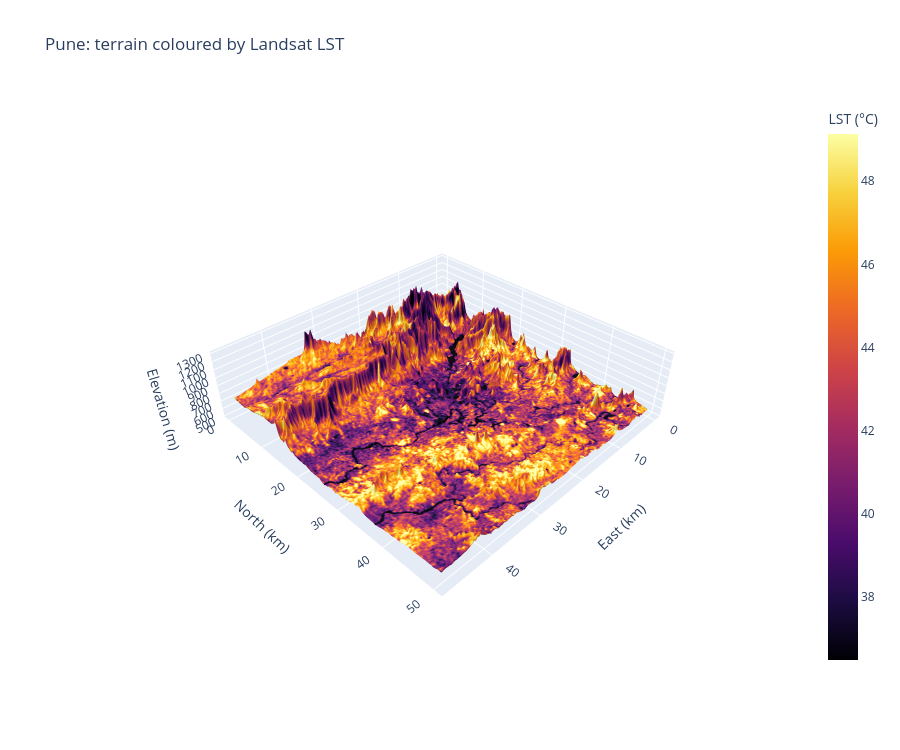
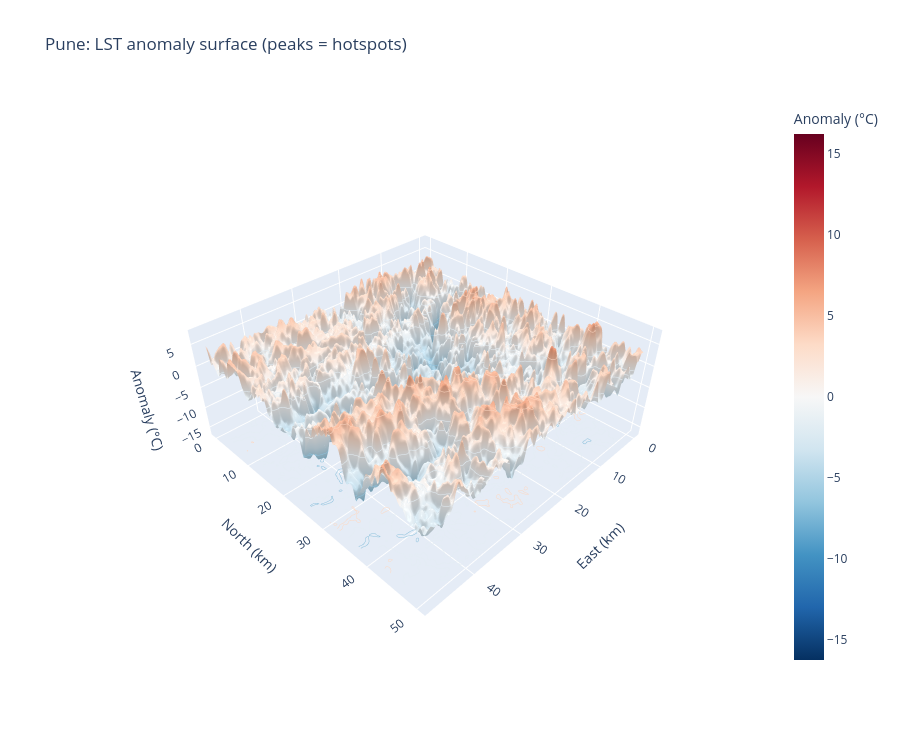

Notebook code cell kept with these figures, in order:
### Code cell
import numpy as np, plotly.graph_objects as go
from scipy.ndimage import gaussian_filter

f = 5   # 30 m -> 150 m; use 8 or 10 if the browser is slow

z = elev.sortby("y").coarsen(y=f, x=f, boundary="trim").mean()
t = lst_mean.sortby("y").coarsen(y=f, x=f, boundary="trim").mean()

X = (z.x.values - z.x.values.min()) / 1000      # km east
Y = (z.y.values - z.y.values.min()) / 1000      # km north
Z = z.values
T = t.values

# ---------- View 1: terrain coloured by temperature ----------
fig1 = go.Figure(go.Surface(
    x=X, y=Y, z=Z, surfacecolor=T, colorscale="Inferno",
    cmin=np.nanpercentile(T, 2), cmax=np.nanpercentile(T, 98),
    colorbar=dict(title="LST (°C)")))
fig1.update_layout(
    title="Pune: terrain coloured by Landsat LST",
    scene=dict(xaxis_title="East (km)", yaxis_title="North (km)",
               zaxis_title="Elevation (m)",
               aspectmode="manual", aspectratio=dict(x=1, y=1, z=0.25)),
    height=750)
fig1.write_html("pune_3d_terrain_lst.html")
fig1.show()

# ---------- View 2: LST anomaly as the height (peaks = hotspots) ----------
A = np.where(np.isnan(T), np.nanmean(T), T)
anom = gaussian_filter(A - np.nanmean(A), sigma=1.5)

fig2 = go.Figure(go.Surface(
    x=X, y=Y, z=anom, colorscale="RdBu_r", cmid=0,
    colorbar=dict(title="Anomaly (°C)"),
    contours=dict(z=dict(show=True, usecolormap=True, project_z=True))))
fig2.update_layout(
    title="Pune: LST anomaly surface (peaks = hotspots)",
    scene=dict(xaxis_title="East (km)", yaxis_title="North (km)",
               zaxis_title="Anomaly (°C)",
               aspectmode="manual", aspectratio=dict(x=1, y=1, z=0.4)),
    height=750)
fig2.write_html("pune_3d_hotspot_surface.html")
fig2.show()

### Figure 1 — Plotly figure (JSON) as saved in the notebook; plotly's stock layout.template omitted (floating-point values rounded to 4 significant figures; data arrays with more than 128 entries replaced by an {"elided": "..."} marker saying what was removed)
{"data": [{"cmax": 49.13, "cmin": 36.48, "colorbar": {"title": {"text": "LST (°C)"}}, "colorscale": [[0, "#000004"], [0.1111, "#1b0c41"], [0.2222, "#4a0c6b"], [0.3333, "#781c6d"], [0.4444, "#a52c60"], [0.5556, "#cf4446"], [0.6667, "#ed6925"], [0.7778, "#fb9b06"], [0.8889, "#f7d13d"], [1, "#fcffa4"]], "surfacecolor": {"elided": "334x319 float values"}, "type": "surface", "x": {"elided": "319 float values"}, "y": {"elided": "334 float values"}, "z": {"elided": "334x319 float values"}}], "layout": {"height": 750, "scene": {"aspectmode": "manual", "aspectratio": {"x": 1, "y": 1, "z": 0.25}, "xaxis": {"title": {"text": "East (km)"}}, "yaxis": {"title": {"text": "North (km)"}}, "zaxis": {"title": {"text": "Elevation (m)"}}}, "title": {"text": "Pune: terrain coloured by Landsat LST"}}}

### Figure 2 — Plotly figure (JSON) as saved in the notebook; plotly's stock layout.template omitted (floating-point values rounded to 4 significant figures; data arrays with more than 128 entries replaced by an {"elided": "..."} marker saying what was removed)
{"data": [{"cmid": 0, "colorbar": {"title": {"text": "Anomaly (°C)"}}, "colorscale": [[0, "rgb(5,48,97)"], [0.1, "rgb(33,102,172)"], [0.2, "rgb(67,147,195)"], [0.3, "rgb(146,197,222)"], [0.4, "rgb(209,229,240)"], [0.5, "rgb(247,247,247)"], [0.6, "rgb(253,219,199)"], [0.7, "rgb(244,165,130)"], [0.8, "rgb(214,96,77)"], [0.9, "rgb(178,24,43)"], [1, "rgb(103,0,31)"]], "contours": {"z": {"project": {"z": true}, "show": true, "usecolormap": true}}, "type": "surface", "x": {"elided": "319 float values"}, "y": {"elided": "334 float values"}, "z": {"elided": "334x319 float values"}}], "layout": {"height": 750, "scene": {"aspectmode": "manual", "aspectratio": {"x": 1, "y": 1, "z": 0.4}, "xaxis": {"title": {"text": "East (km)"}}, "yaxis": {"title": {"text": "North (km)"}}, "zaxis": {"title": {"text": "Anomaly (°C)"}}}, "title": {"text": "Pune: LST anomaly surface (peaks = hotspots)"}}}
